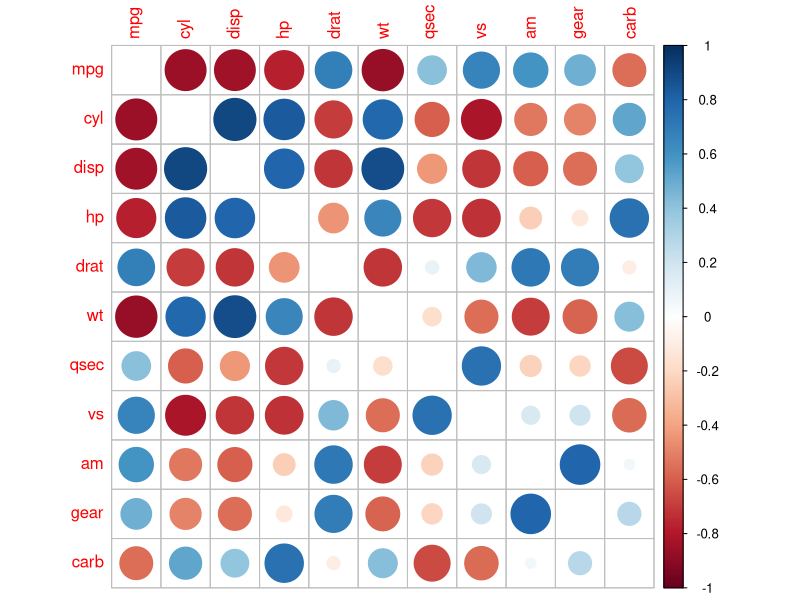
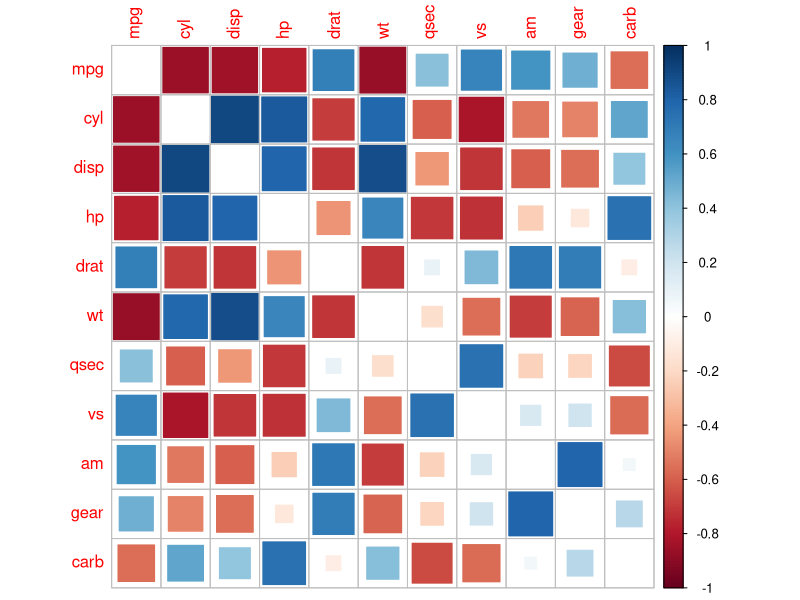
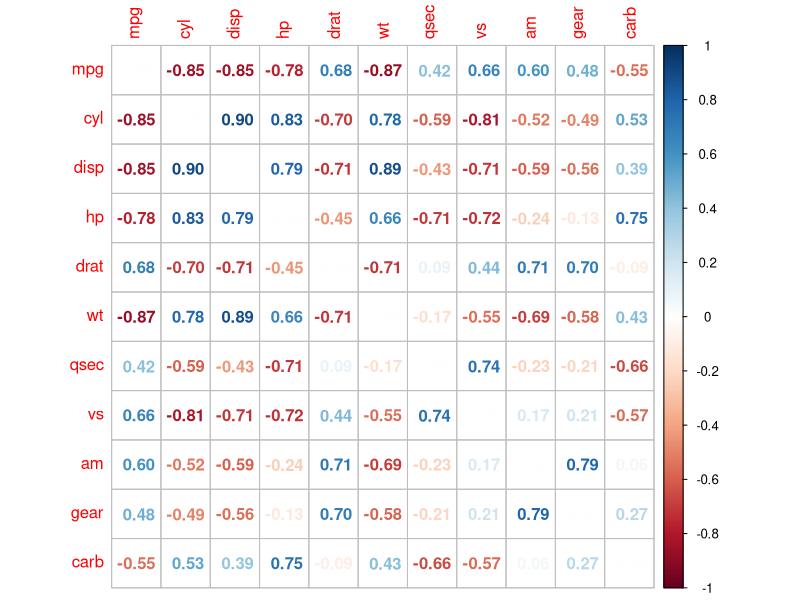
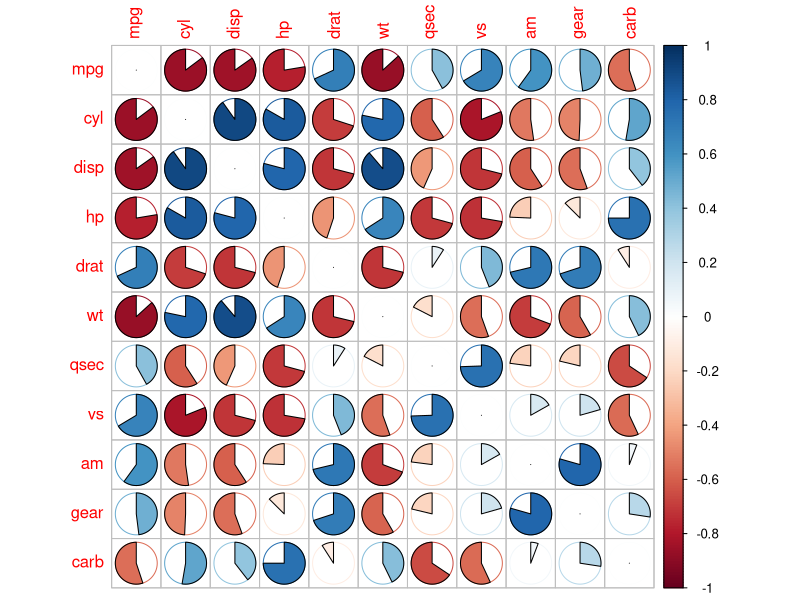

Generate these figures, in order, with R:
## ---- chunk 1
library(corrplot)
library(datasets)
data(mtcars)
corMat <- cor(mtcars) # correlation matrix
diag(corMat) <- 0 # remove diagonal items
corrplot(corMat, "circle")
## ---- chunk 2
corrplot(corMat, "square")
## ---- chunk 3
corrplot(corMat, "number")
## ---- chunk 4
corrplot(corMat, "pie")
